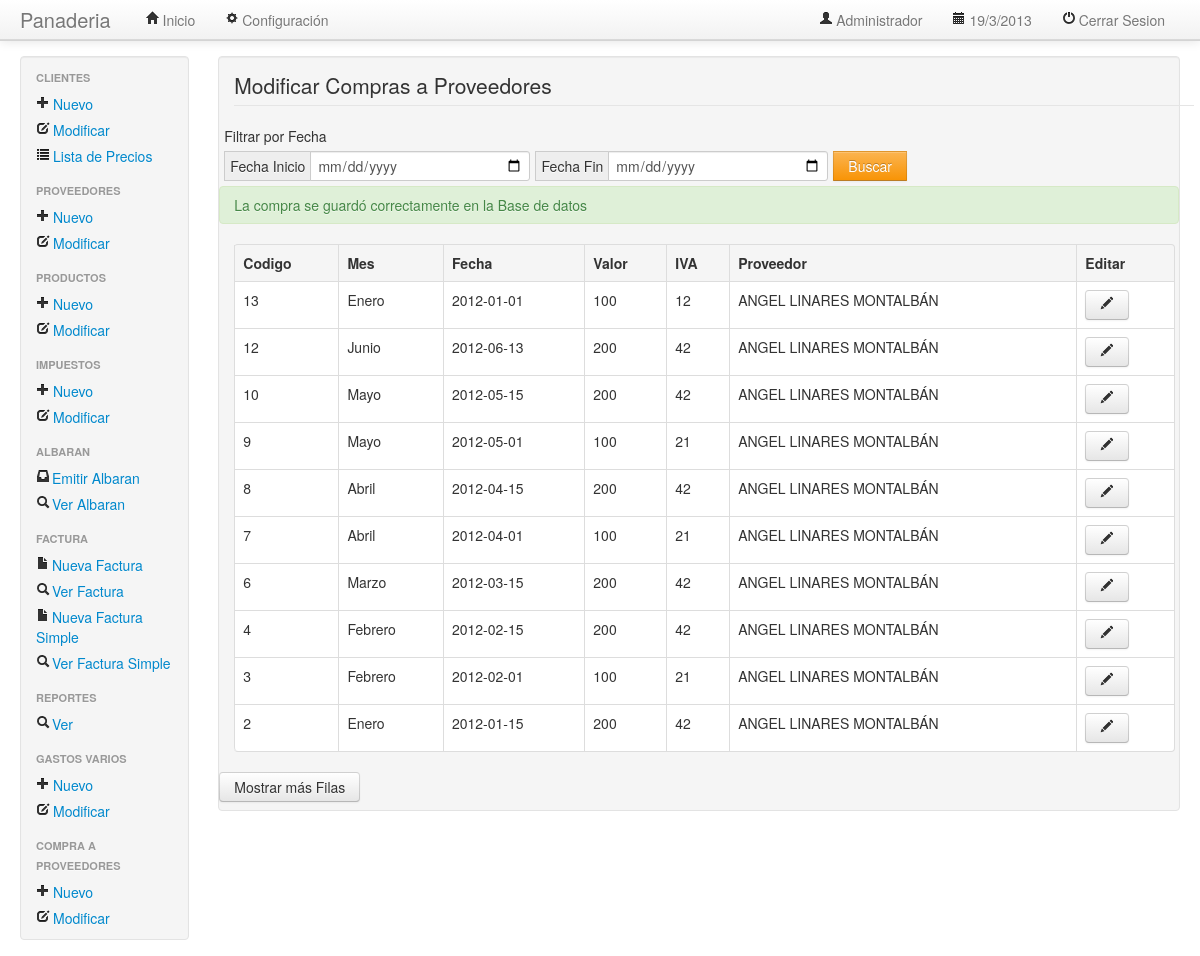
/main.php?iu=modtablacompras.php&dir=compras&mdir=negocios&msg=compraok (signed in), run on the app's committed database.
### tables this page shows
CREATE TABLE `renglon_compras` (
  `idrengloncompras` bigint(10) NOT NULL AUTO_INCREMENT,
  `idmes` bigint(10) NOT NULL,
  `fecha` date DEFAULT NULL,
  `valor` float DEFAULT NULL,
  `iva` float DEFAULT NULL,
  `idproveedor` bigint(10) DEFAULT NULL,
  PRIMARY KEY (`idrengloncompras`)
);

CREATE TABLE `mes` (
  `idmes` bigint(10) NOT NULL AUTO_INCREMENT,
  `nombremes` varchar(15) DEFAULT NULL,
  `idtrimestre` bigint(20) DEFAULT NULL,
  PRIMARY KEY (`idmes`)
);

CREATE TABLE `proveedor` (
  `idproveedor` bigint(10) NOT NULL AUTO_INCREMENT,
  `nombre` varchar(50) NOT NULL,
  `iddomicilio` bigint(10) NOT NULL,
  `provincia` varchar(50) DEFAULT NULL,
  PRIMARY KEY (`idproveedor`)
);

### negocios/compras/modtablacompras.php (the view, shortened to what this page needs)
<?php
if (isset($_GET['fechai']) && isset($_GET['fechaf'])) {
    $fechainicio = '"' . $_GET['fechai'] . '"';
    $fechafin = '"' . $_GET['fechaf'] . '"';
    $sql_buscar = "
SELECT renglon_compras.idrengloncompras,renglon_compras.idmes, mes.nombremes , renglon_compras.fecha , renglon_compras.valor , renglon_compras.iva , renglon_compras.idproveedor,proveedor.nombre
FROM renglon_compras
INNER JOIN mes
ON renglon_compras.idmes = mes.idmes
INNER JOIN proveedor
ON proveedor.idproveedor = renglon_compras.idproveedor
    WHERE renglon_compras.fecha BETWEEN $fechainicio AND $fechafin";
    $result_buscar = mysql_query($sql_buscar);
    if (!$result_buscar) {
        echo "No pudo ejecutarse satisfactoriamente la consulta ($sql) " .
        "en la BD: " . mysql_error();
        exit;
    }
    ?>
    <legend style="margin-left:15px;">Modificar Compras a Proveedores</legend>
    <div class="input-prepend">
        <label style="margin-left: 5px ;" >Filtrar por Fecha</label>
        <span style="margin-left: 5px ;" class="add-on">Fecha Inicio</span><input id="fechai" type="date">
        <span style="margin-left: 5px ;" class="add-on">Fecha Fin</span><input id="fechaf" type="date">
        <button style="margin-left: 5px ;" class="btn btn-warning" onclick="window.open('main.php?iu=modtablacompras.php&mdir=negocios&dir=compras&fechai='+fechai.value+'&fechaf='+fechaf.value+'','_self');">Buscar</button>
    </div>
    <table style="margin: 15px 0px 0px 15px; width: 98%;" class="table table-bordered">
        <tr>
            <th style="font-weight: bold;">
                Codigo
            </th>
            <th style="font-weight: bold;">
                Mes
            </th>
            <th style="font-weight: bold;">
                Fecha
            </th>
            <th style="font-weight: bold;">
                Valor
            </th>
            <th style="font-weight: bold;">
                IVA
            </th>
            <th style="font-weight: bold;">
                Proveedor
            </th>
            <th style="font-weight: bold;">
                Editar
            </th>
        </tr>
        <tbody style="background-color: #ffffff;">
            <?php while ($fila = mysql_fetch_assoc($result_buscar)) { ?>
                <tr>
                    <td>
                        <?php echo $fila['idrengloncompras']; ?>
                    </td>
                    <td>
                        <?php echo $fila['nombremes']; ?>
                    </td>
                    <td>
                        <?php echo $fila['fecha']; ?>
                    </td>
                    <td>
                        <?php echo $fila['valor']; ?>
                    </td>
                    <td>
                        <?php echo $fila['iva']; ?>
                    </td>
                    <td>
                        <?php echo $fila['nombre']; ?>
                    </td>
                    <td>
                        <a class="btn" href=<?php echo "main.php?iu=modcompras.php&mdir=vistas&dir=compras&idrengloncompras=" . $fila['idrengloncompras'] . "&nombremes=" . $fila['nombremes'] . "" . "&fecha=" . $fila['fecha'] . "" . "&valor=" . $fila['valor'] . "" . "&iva=" . $fila['iva'] . "&proveedor=" . $fila['nombre'] . "&idmes=" . $fila['idmes'] . "&idproveedor=" . $fila['idproveedor'] . ""; ?>><i class="icon-pencil"></i></a>
                    </td>
                </tr>
            <?php } ?>
        </tbody>
    </table>
    </br>
    <a class="btn" href=<?php echo "main.php?iu=modtablacompras.php&mdir=negocios&dir=compras&limit=" . $limit; ?>>Mostrar más Filas</a>
    <?php
} else {
    $limit = 10;
    if (isset($_GET['limit'])) {
        $limit = $_GET['limit'] + 10;
        $query = "
SELECT renglon_compras.idrengloncompras,renglon_compras.idmes, mes.nombremes , renglon_compras.fecha , renglon_compras.valor , renglon_compras.iva , renglon_compras.idproveedor,proveedor.nombre
FROM renglon_compras
INNER JOIN mes
ON renglon_compras.idmes = mes.idmes
INNER JOIN proveedor
ON proveedor.idproveedor = renglon_compras.idproveedor
ORDER BY renglon_compras.idrengloncompras DESC
LIMIT $limit";
    } else {
        $query = "
SELECT renglon_compras.idrengloncompras,renglon_compras.idmes, mes.nombremes , renglon_compras.fecha , renglon_compras.valor , renglon_compras.iva , renglon_compras.idproveedor,proveedor.nombre
FROM renglon_compras
INNER JOIN mes
ON renglon_compras.idmes = mes.idmes
INNER JOIN proveedor
ON proveedor.idproveedor = renglon_compras.idproveedor
ORDER BY renglon_compras.idrengloncompras DESC
LIMIT $limit";
    }
    $result = mysql_query($query);
    ?>
    <legend style="margin-left:15px;">Modificar Compras a Proveedores</legend>
    <div class="input-prepend">
        <label style="margin-left: 5px ;" >Filtrar por Fecha</label>
        <span style="margin-left: 5px ;" class="add-on">Fecha Inicio</span><input id="fechai" type="date">
        <span style="margin-left: 5px ;" class="add-on">Fecha Fin</span><input id="fechaf" type="date">
        <button style="margin-left: 5px ;" class="btn btn-warning" onclick="window.open('main.php?iu=modtablacompras.php&mdir=negocios&dir=compras&fechai='+fechai.value+'&fechaf='+fechaf.value+'','_self');">Buscar</button>
    </div>
    <?php
    if ($_GET['msg'] == 'compraok') {
        echo '<div class="alert alert-success">La compra se guardó correctamente en la Base de datos</div>';
    }
    ?>
    <table style="margin: 15px 0px 0px 15px; width: 98%;" class="table table-bordered">
        <tr>
            <th style="font-weight: bold;">
                Codigo
            </th>
            <th style="font-weight: bold;">
                Mes
            </th>
            <th style="font-weight: bold;">
                Fecha
            </th>
            <th style="font-weight: bold;">
                Valor
            </th>
            <th style="font-weight: bold;">
                IVA
            </th>
            <th style="font-weight: bold;">
                Proveedor
            </th>
            <th style="font-weight: bold;">
                Editar
            </th>
        </tr>
        <tbody style="background-color: #ffffff;">
            <?php while ($fila = mysql_fetch_assoc($result)) { ?>
                <tr>
                    <td>
                        <?php echo $fila['idrengloncompras']; ?>
                    </td>
                    <td>
                        <?php echo $fila['nombremes']; ?>
                    </td>
                    <td>
                        <?php echo $fila['fecha']; ?>
                    </td>
                    <td>
                        <?php echo $fila['valor']; ?>
                    </td>
                    <td>
                        <?php echo $fila['iva']; ?>
                    </td>
                    <td>
                        <?php echo $fila['nombre']; ?>
                    </td>
                    <td>
                        <a class="btn" href=<?php echo "main.php?iu=modcompras.php&mdir=vistas&dir=compras&idrengloncompras=" . $fila['idrengloncompras'] . "&nombremes=" . $fila['nombremes'] . "" . "&fecha=" . $fila['fecha'] . "" . "&valor=" . $fila['valor'] . "" . "&iva=" . $fila['iva'] . "&proveedor=" . $fila['nombre'] . "&idmes=" . $fila['idmes'] . "&idproveedor=" . $fila['idproveedor'] . ""; ?>><i class="icon-pencil"></i></a>
                    </td>
                </tr>
            <?php } ?>
        </tbody>
    </table>
    <a class="btn" href=<?php echo "main.php?iu=modtablacompras.php&mdir=negocios&dir=compras&limit=" . $limit; ?>>Mostrar más Filas</a>
<?php } ?>

### data on the page
renglon_compras: idrengloncompras "13", idmes.nombremes "Enero", fecha "2012-01-01", valor "100", iva "12", idproveedor.nombre "ANGEL LINARES MONTALBÁN"
renglon_compras: idrengloncompras "12", idmes.nombremes "Junio", fecha "2012-06-13", valor "200", iva "42", idproveedor.nombre "ANGEL LINARES MONTALBÁN"
renglon_compras: idrengloncompras "10", idmes.nombremes "Mayo", fecha "2012-05-15", valor "200", iva "42", idproveedor.nombre "ANGEL LINARES MONTALBÁN"
renglon_compras: idrengloncompras "9", idmes.nombremes "Mayo", fecha "2012-05-01", valor "100", iva "21", idproveedor.nombre "ANGEL LINARES MONTALBÁN"
renglon_compras: idrengloncompras "8", idmes.nombremes "Abril", fecha "2012-04-15", valor "200", iva "42", idproveedor.nombre "ANGEL LINARES MONTALBÁN"
renglon_compras: idrengloncompras "7", idmes.nombremes "Abril", fecha "2012-04-01", valor "100", iva "21", idproveedor.nombre "ANGEL LINARES MONTALBÁN"
renglon_compras: idrengloncompras "6", idmes.nombremes "Marzo", fecha "2012-03-15", valor "200", iva "42", idproveedor.nombre "ANGEL LINARES MONTALBÁN"
renglon_compras: idrengloncompras "4", idmes.nombremes "Febrero", fecha "2012-02-15", valor "200", iva "42", idproveedor.nombre "ANGEL LINARES MONTALBÁN"
renglon_compras: idrengloncompras "3", idmes.nombremes "Febrero", fecha "2012-02-01", valor "100", iva "21", idproveedor.nombre "ANGEL LINARES MONTALBÁN"
renglon_compras: idrengloncompras "2", idmes.nombremes "Enero", fecha "2012-01-15", valor "200", iva "42", idproveedor.nombre "ANGEL LINARES MONTALBÁN"
